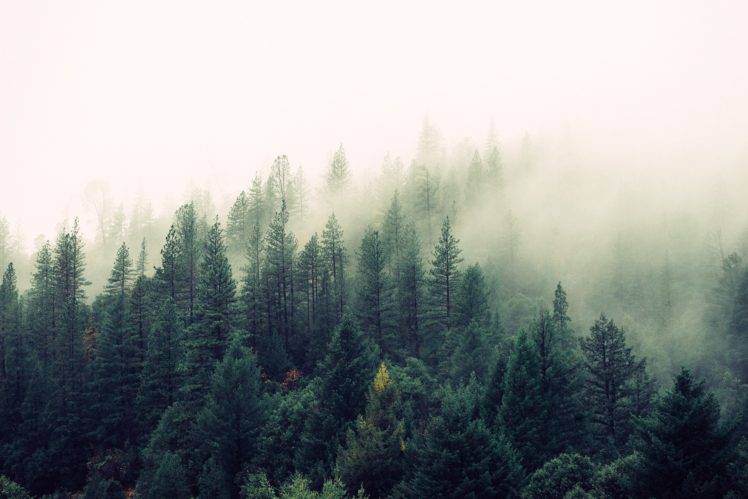
#> input picture sample_images/landscape-mist-pine_trees.jpg, 748 x 499 px
$ python bright.py
#> lines starting #> are read from the running program, lines starting #| are printed output that depends on the picture
import readwriteImg
import cv2
from PIL import Image, ImageEnhance

image = cv2.imread('./sample_images/landscape-mist-pine_trees.jpg')
#> image is the input picture: shape (499, 748, 3); mean B, G, R 148.8, 150.9, 146.3
im = Image.open("./sample_images/landscape-mist-pine_trees.jpg")


# Version Official: Quite fast(acceptable) + based on Lecture Theory
def bright(img, change):
    hsv = cv2.cvtColor(img, cv2.COLOR_RGB2HSV)
    h, s, v = cv2.split(hsv)
    for i in range(0, len(v)):
        for j in range(0, len(v[0])):
            test = v[i][j] + change
            if test > 255:
                v[i][j] = 255
            elif test < 0:
                v[i][j] = 0
            else:
                v[i][j] += change

    final_hsv = cv2.merge((h, s, v))
    img = cv2.cvtColor(final_hsv, cv2.COLOR_HSV2BGR)
    readwriteImg.save_image(img, './sample_images/bright.jpg')

    return img


# Version 1: Chua kiem chung lai - Very fast
def bright1(img, change):
    hsv = cv2.cvtColor(img, cv2.COLOR_RGB2HSV)
    h, s, v = cv2.split(hsv)

    lim = 255 - change
    v[v > lim] = 255
    v[v <= lim] += change

    final_hsv = cv2.merge((h, s, v))
    img = cv2.cvtColor(final_hsv, cv2.COLOR_HSV2BGR)
    readwriteImg.save_image(img, './sample_images/bright1.jpg')

    return img


# Version 2: Su dung them lib: PIL
def bright2(img, factor):
#> called with factor = 2
    enhancer = ImageEnhance.Brightness(img)
    im_output = enhancer.enhance(factor)
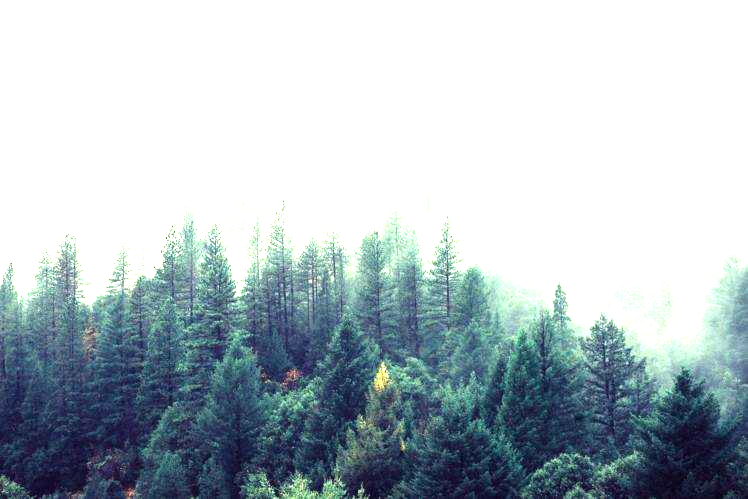
#> im_output: PIL image 748x499 RGB; mean R, G, B 176.8, 189.4, 195.4
    im_output.save('./sample_images/bright2.jpg')

    return im_output


# bright(image, -100)

# bright1(image,100)

bright2(im,2)
